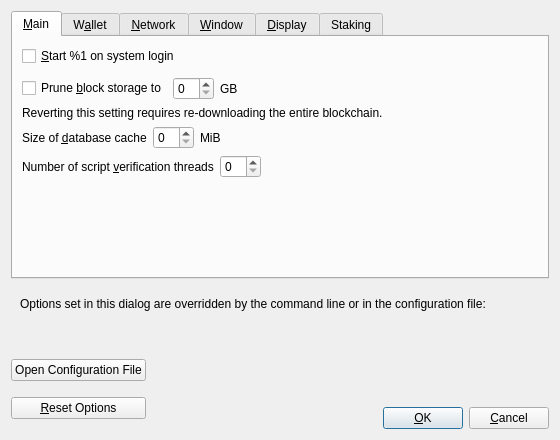
<?xml version="1.0" encoding="UTF-8"?>
<ui version="4.0">
 <class>OptionsDialog</class>
 <widget class="QDialog" name="OptionsDialog">
  <property name="geometry">
   <rect>
    <x>0</x>
    <y>0</y>
    <width>560</width>
    <height>440</height>
   </rect>
  </property>
  <property name="windowTitle">
   <string>Options</string>
  </property>
  <property name="modal">
   <bool>true</bool>
  </property>
  <layout class="QVBoxLayout" name="verticalLayout">
   <item>
    <widget class="QTabWidget" name="tabWidget">
     <property name="currentIndex">
      <number>0</number>
     </property>
     <widget class="QWidget" name="tabMain">
      <attribute name="title">
       <string>&amp;Main</string>
      </attribute>
      <layout class="QVBoxLayout" name="verticalLayout_Main">
       <item>
        <widget class="QCheckBox" name="bitcoinAtStartup">
         <property name="toolTip">
          <string>Automatically start %1 after logging in to the system.</string>
         </property>
         <property name="text">
          <string>&amp;Start %1 on system login</string>
         </property>
        </widget>
       </item>
       <item>
        <spacer name="horizontalSpacer_0_Main">
         <property name="orientation">
          <enum>Qt::Horizontal</enum>
         </property>
         <property name="sizeHint" stdset="0">
          <size>
           <width>40</width>
           <height>5</height>
          </size>
         </property>
        </spacer>
       </item>
       <item>
       <layout class="QHBoxLayout" name="horizontalLayout_Main_Prune">
        <item>
         <widget class="QCheckBox" name="prune">
          <property name="toolTip">
           <string>Disables some advanced features but all blocks will still be fully validated. Reverting this setting requires re-downloading the entire blockchain. Actual disk usage may be somewhat higher.</string>
          </property>
          <property name="text">
           <string>Prune &amp;block storage to</string>
          </property>
         </widget>
        </item>
        <item>
         <widget class="QSpinBox" name="pruneSize"/>
        </item>
         <item>
          <widget class="QLabel" name="pruneSizeUnitLabel">
           <property name="text">
            <string>GB</string>
           </property>
           <property name="textFormat">
            <enum>Qt::PlainText</enum>
           </property>
          </widget>
         </item>
         <item>
          <spacer name="horizontalSpacer_Main_Prune">
           <property name="orientation">
            <enum>Qt::Horizontal</enum>
           </property>
           <property name="sizeHint" stdset="0">
            <size>
             <width>40</width>
             <height>20</height>
            </size>
           </property>
          </spacer>
         </item>
        </layout>
       </item>
       <item>
        <widget class="QLabel" name="pruneWarning">
         <property name="text">
          <string>Reverting this setting requires re-downloading the entire blockchain.</string>
         </property>
         <property name="textFormat">
          <enum>Qt::PlainText</enum>
         </property>
        </widget>
       </item>
       <item>
        <layout class="QHBoxLayout" name="horizontalLayout_2_Main">
         <item>
          <widget class="QLabel" name="databaseCacheLabel">
           <property name="text">
            <string>Size of &amp;database cache</string>
           </property>
           <property name="textFormat">
            <enum>Qt::PlainText</enum>
           </property>
           <property name="buddy">
            <cstring>databaseCache</cstring>
           </property>
          </widget>
         </item>
         <item>
          <widget class="QSpinBox" name="databaseCache"/>
         </item>
         <item>
          <widget class="QLabel" name="databaseCacheUnitLabel">
           <property name="text">
            <string>MiB</string>
           </property>
           <property name="textFormat">
            <enum>Qt::PlainText</enum>
           </property>
          </widget>
         </item>
         <item>
          <spacer name="horizontalSpacer_2_Main">
           <property name="orientation">
            <enum>Qt::Horizontal</enum>
           </property>
           <property name="sizeHint" stdset="0">
            <size>
             <width>40</width>
             <height>20</height>
            </size>
           </property>
          </spacer>
         </item>
        </layout>
       </item>
       <item>
        <layout class="QHBoxLayout" name="horizontalLayout_Main_VerifyLabel">
         <item>
          <widget class="QLabel" name="threadsScriptVerifLabel">
           <property name="text">
            <string>Number of script &amp;verification threads</string>
           </property>
           <property name="textFormat">
            <enum>Qt::PlainText</enum>
           </property>
           <property name="buddy">
            <cstring>threadsScriptVerif</cstring>
           </property>
          </widget>
         </item>
         <item>
          <widget class="QSpinBox" name="threadsScriptVerif">
           <property name="toolTip">
            <string>(0 = auto, &lt;0 = leave that many cores free)</string>
           </property>
          </widget>
         </item>
         <item>
          <spacer name="horizontalSpacer_Main_Threads">
           <property name="orientation">
            <enum>Qt::Horizontal</enum>
           </property>
           <property name="sizeHint" stdset="0">
            <size>
             <width>40</width>
             <height>20</height>
            </size>
           </property>
          </spacer>
         </item>
        </layout>
       </item>
       <item>
        <spacer name="verticalSpacer_Main">
         <property name="orientation">
          <enum>Qt::Vertical</enum>
         </property>
         <property name="sizeHint" stdset="0">
          <size>
           <width>20</width>
           <height>40</height>
          </size>
         </property>
        </spacer>
       </item>
      </layout>
     </widget>
     <widget class="QWidget" name="tabWallet">
      <attribute name="title">
       <string>W&amp;allet</string>
      </attribute>
      <layout class="QVBoxLayout" name="verticalLayout_Wallet">
       <item>
        <widget class="QGroupBox" name="groupBox">
         <property name="title">
          <string>Expert</string>
         </property>
         <layout class="QVBoxLayout" name="verticalLayout_2">
          <item>
           <widget class="QCheckBox" name="coinControlFeatures">
            <property name="toolTip">
             <string>Whether to show coin control features or not.</string>
            </property>
            <property name="text">
             <string>Enable coin &amp;control features</string>
            </property>
           </widget>
          </item>
          <item>
           <widget class="QCheckBox" name="spendZeroConfChange">
            <property name="toolTip">
             <string>If you disable the spending of unconfirmed change, the change from a transaction cannot be used until that transaction has at least one confirmation. This also affects how your balance is computed.</string>
            </property>
            <property name="text">
             <string>&amp;Spend unconfirmed change</string>
            </property>
           </widget>
          </item>
          <item>
           <widget class="QCheckBox" name="showIncomingStakeNotifications">
            <property name="toolTip">
             <string>Display notification dialog for incoming stake transactions.</string>
            </property>
            <property name="text">
             <string>&amp;Show incoming stake notifications</string>
            </property>
           </widget>
          </item>
          <item>
           <widget class="QCheckBox" name="showZeroValueCoinstakes">
            <property name="toolTip">
             <string>Display zero value stake transactions.</string>
            </property>
            <property name="text">
             <string>&amp;Show zero value stakes</string>
            </property>
           </widget>
          </item>
         </layout>
        </widget>
       </item>
       <item>
        <spacer name="verticalSpacer_Wallet">
         <property name="orientation">
          <enum>Qt::Vertical</enum>
         </property>
         <property name="sizeHint" stdset="0">
          <size>
           <width>20</width>
           <height>40</height>
          </size>
         </property>
        </spacer>
       </item>
      </layout>
     </widget>
     <widget class="QWidget" name="tabNetwork">
      <attribute name="title">
       <string>&amp;Network</string>
      </attribute>
      <layout class="QVBoxLayout" name="verticalLayout_Network">
       <item>
        <widget class="QCheckBox" name="mapPortUpnp">
         <property name="toolTip">
          <string>Automatically open the Graviocoin client port on the router. This only works when your router supports UPnP and it is enabled.</string>
         </property>
         <property name="text">
          <string>Map port using &amp;UPnP</string>
         </property>
        </widget>
       </item>
       <item>
        <widget class="QCheckBox" name="allowIncoming">
         <property name="toolTip">
          <string>Accept connections from outside.</string>
         </property>
         <property name="text">
          <string>Allow incomin&amp;g connections</string>
         </property>
        </widget>
       </item>
       <item>
        <widget class="QCheckBox" name="connectSocks">
         <property name="toolTip">
          <string>Connect to the Graviocoin network through a SOCKS5 proxy.</string>
         </property>
         <property name="text">
          <string>&amp;Connect through SOCKS5 proxy (default proxy):</string>
         </property>
        </widget>
       </item>
       <item>
        <layout class="QHBoxLayout" name="horizontalLayout_1_Network">
         <item>
          <widget class="QLabel" name="proxyIpLabel">
           <property name="text">
            <string>Proxy &amp;IP:</string>
           </property>
           <property name="textFormat">
            <enum>Qt::PlainText</enum>
           </property>
           <property name="buddy">
            <cstring>proxyIp</cstring>
           </property>
          </widget>
         </item>
         <item>
          <widget class="QValidatedLineEdit" name="proxyIp">
           <property name="minimumSize">
            <size>
             <width>140</width>
             <height>0</height>
            </size>
           </property>
           <property name="maximumSize">
            <size>
             <width>140</width>
             <height>16777215</height>
            </size>
           </property>
           <property name="toolTip">
            <string>IP address of the proxy (e.g. IPv4: 127.0.0.1 / IPv6: ::1)</string>
           </property>
          </widget>
         </item>
         <item>
          <widget class="QLabel" name="proxyPortLabel">
           <property name="text">
            <string>&amp;Port:</string>
           </property>
           <property name="textFormat">
            <enum>Qt::PlainText</enum>
           </property>
           <property name="buddy">
            <cstring>proxyPort</cstring>
           </property>
          </widget>
         </item>
         <item>
          <widget class="QLineEdit" name="proxyPort">
           <property name="minimumSize">
            <size>
             <width>55</width>
             <height>0</height>
            </size>
           </property>
           <property name="maximumSize">
            <size>
             <width>55</width>
             <height>16777215</height>
            </size>
           </property>
           <property name="toolTip">
            <string>Port of the proxy (e.g. 9050)</string>
           </property>
          </widget>
         </item>
         <item>
          <spacer name="horizontalSpacer_1_Network">
           <property name="orientation">
            <enum>Qt::Horizontal</enum>
           </property>
           <property name="sizeHint" stdset="0">
            <size>
             <width>40</width>
             <height>20</height>
            </size>
           </property>
          </spacer>
         </item>
        </layout>
       </item>
       <item>
        <layout class="QHBoxLayout" name="horizontalLayout_2_Network">
         <item>
          <widget class="QLabel" name="proxyActiveNets">
           <property name="text">
            <string>Used for reaching peers via:</string>
           </property>
           <property name="textFormat">
            <enum>Qt::PlainText</enum>
           </property>
          </widget>
         </item>
         <item>
          <widget class="QCheckBox" name="proxyReachIPv4">
           <property name="enabled">
            <bool>false</bool>
           </property>
           <property name="toolTip">
            <string>Shows if the supplied default SOCKS5 proxy is used to reach peers via this network type.</string>
           </property>
           <property name="text">
            <string/>
           </property>
          </widget>
         </item>
         <item>
          <widget class="QLabel" name="proxyReachIPv4Label">
           <property name="text">
            <string>IPv4</string>
           </property>
           <property name="textFormat">
            <enum>Qt::PlainText</enum>
           </property>
          </widget>
         </item>
         <item>
          <widget class="QCheckBox" name="proxyReachIPv6">
           <property name="enabled">
            <bool>false</bool>
           </property>
           <property name="toolTip">
            <string>Shows if the supplied default SOCKS5 proxy is used to reach peers via this network type.</string>
           </property>
           <property name="text">
            <string/>
           </property>
          </widget>
         </item>
         <item>
          <widget class="QLabel" name="proxyReachIPv6Label">
           <property name="text">
            <string>IPv6</string>
           </property>
           <property name="textFormat">
            <enum>Qt::PlainText</enum>
           </property>
          </widget>
         </item>
         <item>
          <widget class="QCheckBox" name="proxyReachTor">
           <property name="enabled">
            <bool>false</bool>
           </property>
           <property name="toolTip">
            <string>Shows if the supplied default SOCKS5 proxy is used to reach peers via this network type.</string>
           </property>
           <property name="text">
            <string/>
           </property>
          </widget>
         </item>
         <item>
          <widget class="QLabel" name="proxyReachTorLabel">
           <property name="text">
            <string>Tor</string>
           </property>
           <property name="textFormat">
            <enum>Qt::PlainText</enum>
           </property>
          </widget>
         </item>
         <item>
          <spacer name="horizontalSpacer_2_Network">
           <property name="orientation">
            <enum>Qt::Horizontal</enum>
           </property>
           <property name="sizeHint" stdset="0">
            <size>
             <width>40</width>
             <height>20</height>
            </size>
           </property>
          </spacer>
         </item>
        </layout>
       </item>
       <item>
        <widget class="QCheckBox" name="connectSocksTor">
         <property name="toolTip">
          <string>Connect to the Graviocoin network through a separate SOCKS5 proxy for Tor hidden services.</string>
         </property>
         <property name="text">
          <string>Use separate SOCKS&amp;5 proxy to reach peers via Tor hidden services:</string>
         </property>
        </widget>
       </item>
       <item>
        <layout class="QHBoxLayout" name="horizontalLayout_3_Network">
         <item>
          <widget class="QLabel" name="proxyIpTorLabel">
           <property name="text">
            <string>Proxy &amp;IP:</string>
           </property>
           <property name="textFormat">
            <enum>Qt::PlainText</enum>
           </property>
           <property name="buddy">
            <cstring>proxyIpTor</cstring>
           </property>
          </widget>
         </item>
         <item>
          <widget class="QValidatedLineEdit" name="proxyIpTor">
           <property name="minimumSize">
            <size>
             <width>140</width>
             <height>0</height>
            </size>
           </property>
           <property name="maximumSize">
            <size>
             <width>140</width>
             <height>16777215</height>
            </size>
           </property>
           <property name="toolTip">
            <string>IP address of the proxy (e.g. IPv4: 127.0.0.1 / IPv6: ::1)</string>
           </property>
          </widget>
         </item>
         <item>
          <widget class="QLabel" name="proxyPortTorLabel">
           <property name="text">
            <string>&amp;Port:</string>
           </property>
           <property name="textFormat">
            <enum>Qt::PlainText</enum>
           </property>
           <property name="buddy">
            <cstring>proxyPortTor</cstring>
           </property>
          </widget>
         </item>
         <item>
          <widget class="QLineEdit" name="proxyPortTor">
           <property name="minimumSize">
            <size>
             <width>55</width>
             <height>0</height>
            </size>
           </property>
           <property name="maximumSize">
            <size>
             <width>55</width>
             <height>16777215</height>
            </size>
           </property>
           <property name="toolTip">
            <string>Port of the proxy (e.g. 9050)</string>
           </property>
          </widget>
         </item>
         <item>
          <spacer name="horizontalSpacer_4_Network">
           <property name="orientation">
            <enum>Qt::Horizontal</enum>
           </property>
           <property name="sizeHint" stdset="0">
            <size>
             <width>40</width>
             <height>20</height>
            </size>
           </property>
          </spacer>
         </item>
        </layout>
       </item>
       <item>
        <spacer name="verticalSpacer_Network">
         <property name="orientation">
          <enum>Qt::Vertical</enum>
         </property>
         <property name="sizeHint" stdset="0">
          <size>
           <width>20</width>
           <height>40</height>
          </size>
         </property>
        </spacer>
       </item>
      </layout>
     </widget>
     <widget class="QWidget" name="tabWindow">
      <attribute name="title">
       <string>&amp;Window</string>
      </attribute>
      <layout class="QVBoxLayout" name="verticalLayout_Window">
       <item>
        <widget class="QCheckBox" name="hideTrayIcon">
         <property name="toolTip">
          <string>Hide the icon from the system tray.</string>
         </property>
         <property name="text">
          <string>&amp;Hide tray icon</string>
         </property>
        </widget>
       </item>
       <item>
        <widget class="QCheckBox" name="minimizeToTray">
         <property name="toolTip">
          <string>Show only a tray icon after minimizing the window.</string>
         </property>
         <property name="text">
          <string>&amp;Minimize to the tray instead of the taskbar</string>
         </property>
        </widget>
       </item>
       <item>
        <widget class="QCheckBox" name="minimizeOnClose">
         <property name="toolTip">
          <string>Minimize instead of exit the application when the window is closed. When this option is enabled, the application will be closed only after selecting Exit in the menu.</string>
         </property>
         <property name="text">
          <string>M&amp;inimize on close</string>
         </property>
        </widget>
       </item>
       <item>
        <spacer name="verticalSpacer_Window">
         <property name="orientation">
          <enum>Qt::Vertical</enum>
         </property>
         <property name="sizeHint" stdset="0">
          <size>
           <width>20</width>
           <height>40</height>
          </size>
         </property>
        </spacer>
       </item>
      </layout>
     </widget>
     <widget class="QWidget" name="tabDisplay">
      <attribute name="title">
       <string>&amp;Display</string>
      </attribute>
      <layout class="QVBoxLayout" name="verticalLayout_Display">
       <item>
        <layout class="QHBoxLayout" name="horizontalLayout_1_Display">
         <item>
          <widget class="QLabel" name="langLabel">
           <property name="text">
            <string>User Interface &amp;language:</string>
           </property>
           <property name="textFormat">
            <enum>Qt::PlainText</enum>
           </property>
           <property name="buddy">
            <cstring>lang</cstring>
           </property>
          </widget>
         </item>
         <item>
          <widget class="QValueComboBox" name="lang">
           <property name="toolTip">
            <string>The user interface language can be set here. This setting will take effect after restarting %1.</string>
           </property>
          </widget>
         </item>
        </layout>
       </item>
       <item>
        <layout class="QHBoxLayout" name="horizontalLayout_2_Display">
         <item>
          <widget class="QLabel" name="unitLabel">
           <property name="text">
            <string>&amp;Unit to show amounts in:</string>
           </property>
           <property name="textFormat">
            <enum>Qt::PlainText</enum>
           </property>
           <property name="buddy">
            <cstring>unit</cstring>
           </property>
          </widget>
         </item>
         <item>
          <widget class="QValueComboBox" name="unit">
           <property name="toolTip">
            <string>Choose the default subdivision unit to show in the interface and when sending coins.</string>
           </property>
          </widget>
         </item>
        </layout>
       </item>
       <item>
        <layout class="QHBoxLayout" name="horizontalLayout_3_Display">
         <item>
          <widget class="QLabel" name="thirdPartyTxUrlsLabel">
           <property name="toolTip">
            <string>Third party URLs (e.g. a block explorer) that appear in the transactions tab as context menu items. %s in the URL is replaced by transaction hash. Multiple URLs are separated by vertical bar |.</string>
           </property>
           <property name="text">
            <string>&amp;Third party transaction URLs</string>
           </property>
           <property name="buddy">
            <cstring>thirdPartyTxUrls</cstring>
           </property>
          </widget>
         </item>
         <item>
          <widget class="QLineEdit" name="thirdPartyTxUrls">
           <property name="toolTip">
            <string>Third party URLs (e.g. a block explorer) that appear in the transactions tab as context menu items. %s in the URL is replaced by transaction hash. Multiple URLs are separated by vertical bar |.</string>
           </property>
           <property name="placeholderText">
            <string notr="true">https://example.com/tx/%s</string>
           </property>
          </widget>
         </item>
        </layout>
       </item>
       <item>
        <spacer name="verticalSpacer_Display">
         <property name="orientation">
          <enum>Qt::Vertical</enum>
         </property>
         <property name="sizeHint" stdset="0">
          <size>
           <width>20</width>
           <height>40</height>
          </size>
         </property>
        </spacer>
       </item>
      </layout>
     </widget>
     <widget class="QWidget" name="tab">
      <attribute name="title">
       <string>Staking</string>
      </attribute>
      <layout class="QGridLayout" name="gridLayout">
       <item row="0" column="0">
        <layout class="QFormLayout" name="formLayout">
         <item row="0" column="0">
          <widget class="QLabel" name="reserveBalanceLabel">
           <property name="text">
            <string>Reserve Balance</string>
           </property>
          </widget>
         </item>
         <item row="0" column="1">
          <widget class="BitcoinAmountField" name="reserveBalanceAmount">
           <property name="maximumSize">
            <size>
             <width>250</width>
             <height>16777215</height>
            </size>
           </property>
          </widget>
         </item>
        </layout>
       </item>
      </layout>
     </widget>
    </widget>
   </item>
   <item>
    <widget class="QFrame" name="frame">
     <layout class="QVBoxLayout" name="verticalLayout_Bottom">
      <item>
       <layout class="QHBoxLayout" name="horizontalLayout_Bottom">
        <item>
         <widget class="QLabel" name="overriddenByCommandLineInfoLabel">
          <property name="text">
           <string>Options set in this dialog are overridden by the command line or in the configuration file:</string>
          </property>
          <property name="textFormat">
           <enum>Qt::PlainText</enum>
          </property>
         </widget>
        </item>
        <item>
         <spacer name="horizontalSpacer_Bottom">
          <property name="orientation">
           <enum>Qt::Horizontal</enum>
          </property>
          <property name="sizeHint" stdset="0">
           <size>
            <width>40</width>
            <height>20</height>
           </size>
          </property>
         </spacer>
        </item>
       </layout>
      </item>
      <item>
       <widget class="QLabel" name="overriddenByCommandLineLabel">
        <property name="text">
         <string/>
        </property>
        <property name="textFormat">
         <enum>Qt::PlainText</enum>
        </property>
        <property name="wordWrap">
         <bool>true</bool>
        </property>
       </widget>
      </item>
     </layout>
    </widget>
   </item>
   <item>
    <layout class="QHBoxLayout" name="horizontalLayout_Buttons">
     <item>
      <layout class="QVBoxLayout" name="verticalLayout_Buttons">
       <item>
        <widget class="QPushButton" name="openBitcoinConfButton">
         <property name="toolTip">
          <string>Open the %1 configuration file from the working directory.</string>
         </property>
         <property name="text">
          <string>Open Configuration File</string>
         </property>
         <property name="autoDefault">
          <bool>false</bool>
         </property>
        </widget>
       </item>
       <item>
        <widget class="QPushButton" name="resetButton">
         <property name="toolTip">
          <string>Reset all client options to default.</string>
         </property>
         <property name="text">
          <string>&amp;Reset Options</string>
         </property>
         <property name="autoDefault">
          <bool>false</bool>
         </property>
        </widget>
       </item>
      </layout>
     </item>
     <item>
      <spacer name="horizontalSpacer_1">
       <property name="orientation">
        <enum>Qt::Horizontal</enum>
       </property>
       <property name="sizeHint" stdset="0">
        <size>
         <width>40</width>
         <height>48</height>
        </size>
       </property>
      </spacer>
     </item>
     <item>
      <widget class="QLabel" name="statusLabel">
       <property name="minimumSize">
        <size>
         <width>200</width>
         <height>0</height>
        </size>
       </property>
       <property name="font">
        <font>
         <weight>75</weight>
         <bold>true</bold>
        </font>
       </property>
       <property name="text">
        <string/>
       </property>
       <property name="textFormat">
        <enum>Qt::PlainText</enum>
       </property>
       <property name="wordWrap">
        <bool>true</bool>
       </property>
      </widget>
     </item>
     <item>
      <spacer name="horizontalSpacer_2">
       <property name="orientation">
        <enum>Qt::Horizontal</enum>
       </property>
       <property name="sizeHint" stdset="0">
        <size>
         <width>40</width>
         <height>48</height>
        </size>
       </property>
      </spacer>
     </item>
     <item>
      <layout class="QVBoxLayout" name="verticalLayout_4">
       <item>
        <spacer name="verticalSpacer">
         <property name="orientation">
          <enum>Qt::Vertical</enum>
         </property>
         <property name="sizeHint" stdset="0">
          <size>
           <width>20</width>
           <height>40</height>
          </size>
         </property>
        </spacer>
       </item>
       <item>
        <layout class="QHBoxLayout" name="horizontalLayout">
         <item>
          <widget class="QPushButton" name="okButton">
           <property name="text">
            <string>&amp;OK</string>
           </property>
           <property name="autoDefault">
            <bool>false</bool>
           </property>
           <property name="default">
            <bool>true</bool>
           </property>
          </widget>
         </item>
         <item>
          <widget class="QPushButton" name="cancelButton">
           <property name="text">
            <string>&amp;Cancel</string>
           </property>
           <property name="autoDefault">
            <bool>false</bool>
           </property>
          </widget>
         </item>
        </layout>
       </item>
      </layout>
     </item>
    </layout>
   </item>
  </layout>
 </widget>
 <customwidgets>
  <customwidget>
   <class>QValidatedLineEdit</class>
   <extends>QLineEdit</extends>
   <header>qt/qvalidatedlineedit.h</header>
  </customwidget>
  <customwidget>
   <class>QValueComboBox</class>
   <extends>QComboBox</extends>
   <header>qt/qvaluecombobox.h</header>
  </customwidget>
  <customwidget>
   <class>BitcoinAmountField</class>
   <extends>QLineEdit</extends>
   <header>qt/bitcoinamountfield.h</header>
   <container>1</container>
  </customwidget>
 </customwidgets>
 <resources/>
 <connections/>
</ui>
